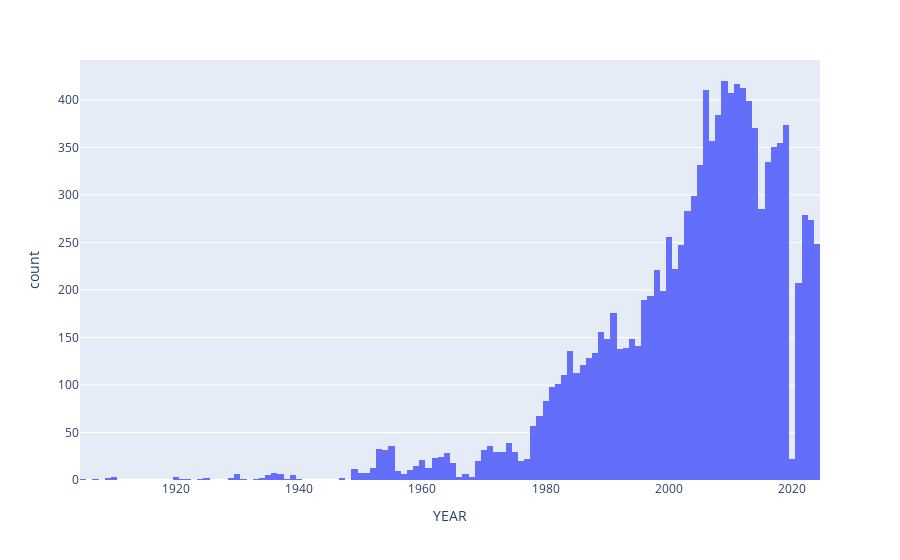

The notebook cell this image was saved under:
### Code cell
fig = px.histogram(expeddf, x="YEAR")
fig.show()

### Figure 1 — Plotly figure (JSON) as saved in the notebook; plotly's stock layout.template omitted (floating-point values rounded to 4 significant figures; data arrays with more than 128 entries replaced by an {"elided": "..."} marker saying what was removed)
{"data": [{"bingroup": "x", "hovertemplate": "YEAR=%{x}<br>count=%{y}<extra></extra>", "legendgroup": "", "marker": {"color": "#636efa", "pattern": {"shape": ""}}, "name": "", "orientation": "v", "showlegend": false, "type": "histogram", "x": {"elided": "11578 int values"}, "xaxis": "x", "yaxis": "y"}], "layout": {"barmode": "relative", "legend": {"tracegroupgap": 0}, "margin": {"t": 60}, "xaxis": {"anchor": "y", "domain": [0, 1], "title": {"text": "YEAR"}}, "yaxis": {"anchor": "x", "domain": [0, 1], "title": {"text": "count"}}}}
